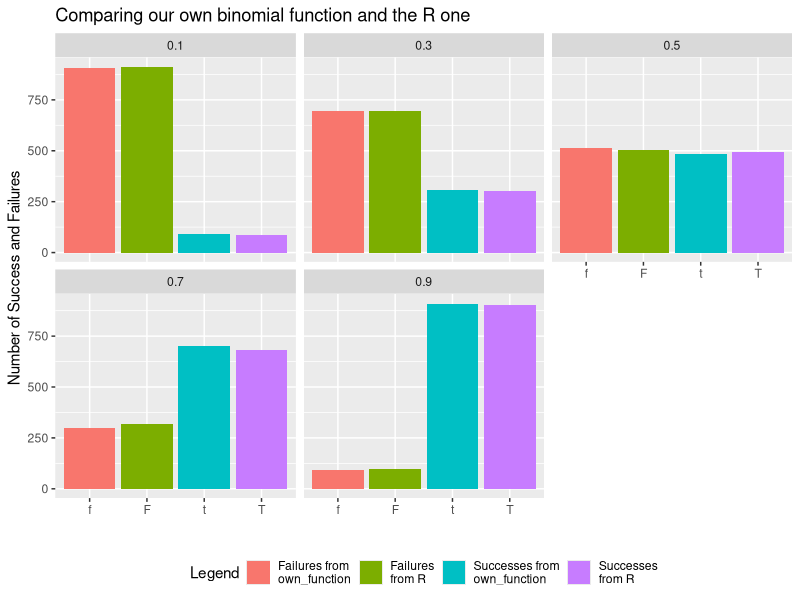

Write the R code that produced this figure.
## ---- chunk 1
factorial = function(n){
  a = 1
  for(t in 2:n){
    #we set the loop so that at each step, we multiply a by     a + 1
    a <- a * t
  }
return(a)
}
factorial(3)
## ---- chunk 2

own_binomial = function(n, p){
  if(p<0 | p>1){
    warning("p is representating the probability of success, it needs to lie in [0, 1]")
  }
else if(0<=p && p<=1){
  #define a empty vector of results
  results = c(rep(NA, n))
    for(t in 1:n){
      #add 1 as an element of our results vector with probability p
      results[t] <- as.integer(runif(1)<p)
    }
  return(results)
  }
}


own_binomial(10, 0.5)
## ---- chunk 3

library(ggplot2)

#Let's constitute our database to compare the results of the two functions: own_binomial and rbinom

freq = c()
prob = c()
for(p in c(0.1, 0.3, 0.5, 0.7, 0.9)){
  own = unname(table(own_binomial(1000,p)) )
  R = unname(table(rbinom(1000,1, p)) )
  freq = rbind(freq, t(t(own)), t(t(R))  )
  prob = rbind(prob, matrix(rep(p), 4, 1) )       
}
type = matrix(rep(c("f", "t", "F", "T")), 20, 1)
data = data.frame(type = type, freq=freq, proba=prob)

legend = c("Failures from\nown_function", "Failures\nfrom R", "Successes from\nown_function", "Successes\nfrom R")

ggplot( data, aes(x=type, y=freq) ) + 
         facet_wrap(~proba) +
         geom_bar(aes(fill = type), 
                  stat="identity", 
                  position = "dodge") +
         labs(title="Comparing our own binomial function and the R one", y="Number of Success and Failures", x="") + scale_fill_discrete(name = "Legend", labels = legend) + theme(legend.position="bottom")

## ---- chunk 4

gain = function(n){

#we set the zero variables and empty vectors we want to build on
results = c()
wealth = 0
t = 1
i = 2

#we loop over to get results :

for(t in 1:30){
  if(runif(1)<0.5){
    results = cbind(results, "Tail")
  }
  else{results = cbind(results, "Heads")}
  t <-  t+1
}

#we now compute final wealth
#if R finds 3 "Heads"/"Tail" in a row, he will next seek for a triple at i = i+3 (otherwise if we get 4 heads/tails, we would gain/loose 2 instead of 1)
#if R doesn't find 3 "Heads"/"Tail" in a row, he will next seek for a triple at the next element of Results

while(i <= 29){
  if(all(results[(i-1):(i+1)] == c(rep("Heads",3)))){
    wealth <- wealth + 1
    i = i+3

  }
  else if(all(results[(i-1):(i+1)] == c(rep("Tail", 3)))){
    wealth <- wealth - 1
    i = i+3
  }
  else{i <- i+1}
}
wealth = floor(wealth)
print(as.vector(results))
return(wealth)
}
gain(30)



